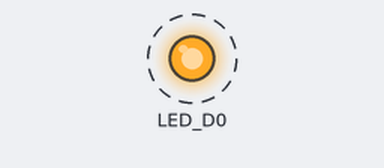
Bench run of a sketch on a simulated Arduino Opta. Shown: output pins drawn as LEDs (lit = HIGH). Dashed ring = blinking.

Above: at 0.05 s.
Timing chart, 0 to 3.0 s (numbered marks = the images above):
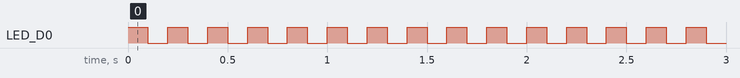

The sketch:

OP00_Blink.ino
```cpp
/** Blink
https://docs.arduino.cc/hardware/opta
*/
void setup() {
  pinMode(LED_D0, OUTPUT);
}

void loop() {
  digitalWrite(LED_D0, HIGH);
  delay(100);
  digitalWrite(LED_D0, LOW);
  delay(100);
}
```

Measured:
- by itself, LED_D0: alternates HIGH for 0.10 s and LOW for 0.10 s
